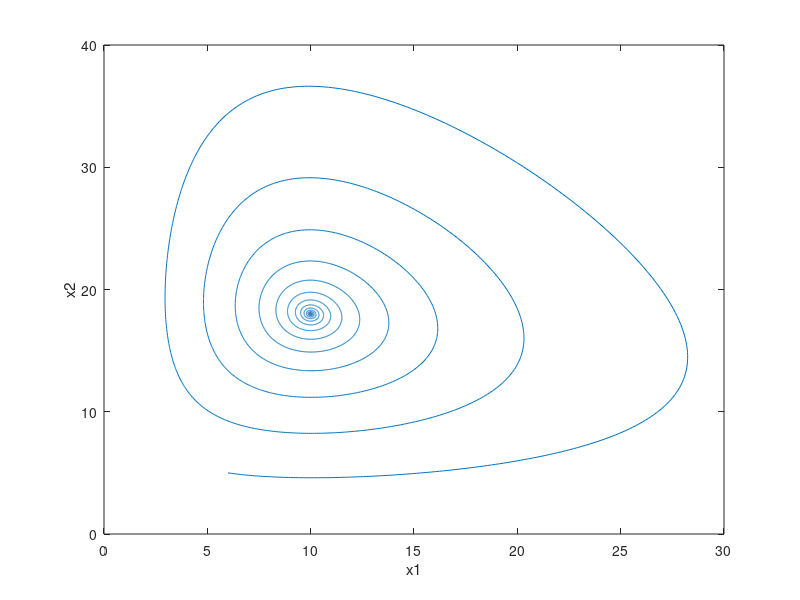
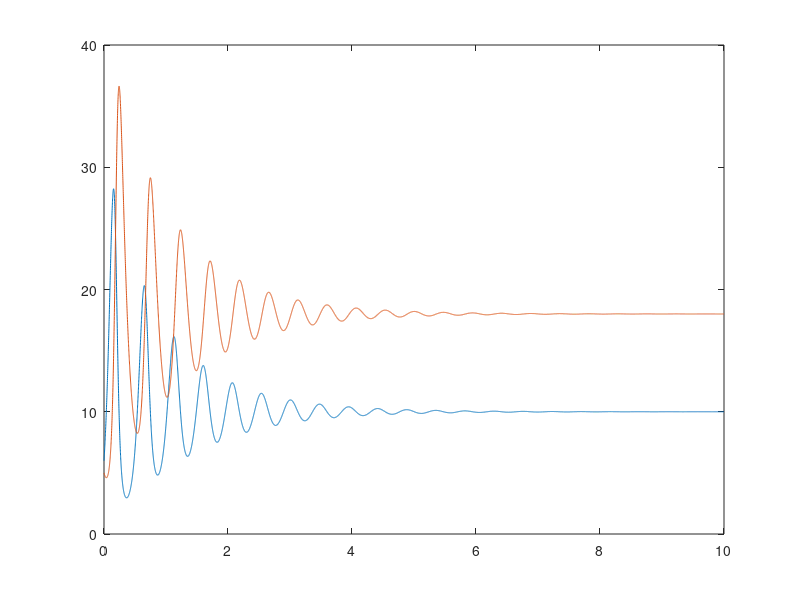

Source code (MATLAB) for these figures, in order:
clear;
dt=.001;T=10;t=[0:dt:T];
k1=20;k2=10;M=100;p1=1;p2=1;
x0=[6;5];x=x0;
for i=1:T/dt
    x(1,i+1)=x(1,i)+(k1*x(1,i)*(1-x(1,i)/M)-p1*x(1,i)*x(2,i))*dt;
    x(2,i+1)=x(2,i)+(-k2*x(2,i)+p2*x(1,i)*x(2,i))*dt;
end;
figure(1);clf;plot(x(1,:),x(2,:))
xlabel('x1');ylabel('x2');
figure(2);clf;plot(t,[x(1,:);x(2,:)])